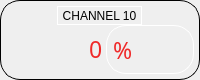
             <widget class="QFrame" name="horizontalFrame_12">
              <property name="minimumSize">
               <size>
                <width>0</width>
                <height>80</height>
               </size>
              </property>
              <property name="maximumSize">
               <size>
                <width>230</width>
                <height>80</height>
               </size>
              </property>
              <property name="styleSheet">
               <string notr="true">border: 1px solid #000000;
border-radius: 20px;</string>
              </property>
              <layout class="QVBoxLayout" name="verticalLayout_14">
               <property name="spacing">
                <number>0</number>
               </property>
               <property name="leftMargin">
                <number>5</number>
               </property>
               <property name="topMargin">
                <number>5</number>
               </property>
               <property name="rightMargin">
                <number>5</number>
               </property>
               <property name="bottomMargin">
                <number>5</number>
               </property>
               <item>
                <layout class="QHBoxLayout" name="horizontalLayout_19">
                 <property name="spacing">
                  <number>5</number>
                 </property>
                 <item>
                  <widget class="QToolButton" name="toolButton_10">
                   <property name="focusPolicy">
                    <enum>Qt::NoFocus</enum>
                   </property>
                   <property name="styleSheet">
                    <string notr="true">border-color: rgb(255, 255, 255);</string>
                   </property>
                   <property name="text">
                    <string>CHANNEL 10</string>
                   </property>
                   <property name="icon">
                    <iconset resource="icons.qrc">
                     <normaloff>:/icons/V.jpg</normaloff>:/icons/V.jpg</iconset>
                   </property>
                   <property name="iconSize">
                    <size>
                     <width>50</width>
                     <height>50</height>
                    </size>
                   </property>
                   <property name="toolButtonStyle">
                    <enum>Qt::ToolButtonTextBesideIcon</enum>
                   </property>
                  </widget>
                 </item>
                </layout>
               </item>
               <item>
                <layout class="QHBoxLayout" name="horizontalLayout_31">
                 <property name="spacing">
                  <number>0</number>
                 </property>
                 <item>
                  <widget class="QLineEdit" name="ch10">
                   <property name="sizePolicy">
                    <sizepolicy hsizetype="Fixed" vsizetype="Fixed">
                     <horstretch>0</horstretch>
                     <verstretch>0</verstretch>
                    </sizepolicy>
                   </property>
                   <property name="maximumSize">
                    <size>
                     <width>100</width>
                     <height>16777215</height>
                    </size>
                   </property>
                   <property name="font">
                    <font>
                     <family>Gilroy</family>
                     <pointsize>17</pointsize>
                    </font>
                   </property>
                   <property name="focusPolicy">
                    <enum>Qt::ClickFocus</enum>
                   </property>
                   <property name="styleSheet">
                    <string notr="true">background-color: rgba(255, 255, 255,0);
color: rgb(239, 41, 41);
border: none</string>
                   </property>
                   <property name="text">
                    <string>0</string>
                   </property>
                   <property name="alignment">
                    <set>Qt::AlignRight|Qt::AlignTrailing|Qt::AlignVCenter</set>
                   </property>
                  </widget>
                 </item>
                 <item>
                  <widget class="QLabel" name="s10">
                   <property name="font">
                    <font>
                     <family>Gilroy</family>
                     <pointsize>17</pointsize>
                    </font>
                   </property>
                   <property name="styleSheet">
                    <string notr="true">border-color: rgb(255, 255, 255);
color: rgb(239, 41, 41);</string>
                   </property>
                   <property name="text">
                    <string>%</string>
                   </property>
                  </widget>
                 </item>
                </layout>
               </item>
              </layout>
             </widget>
